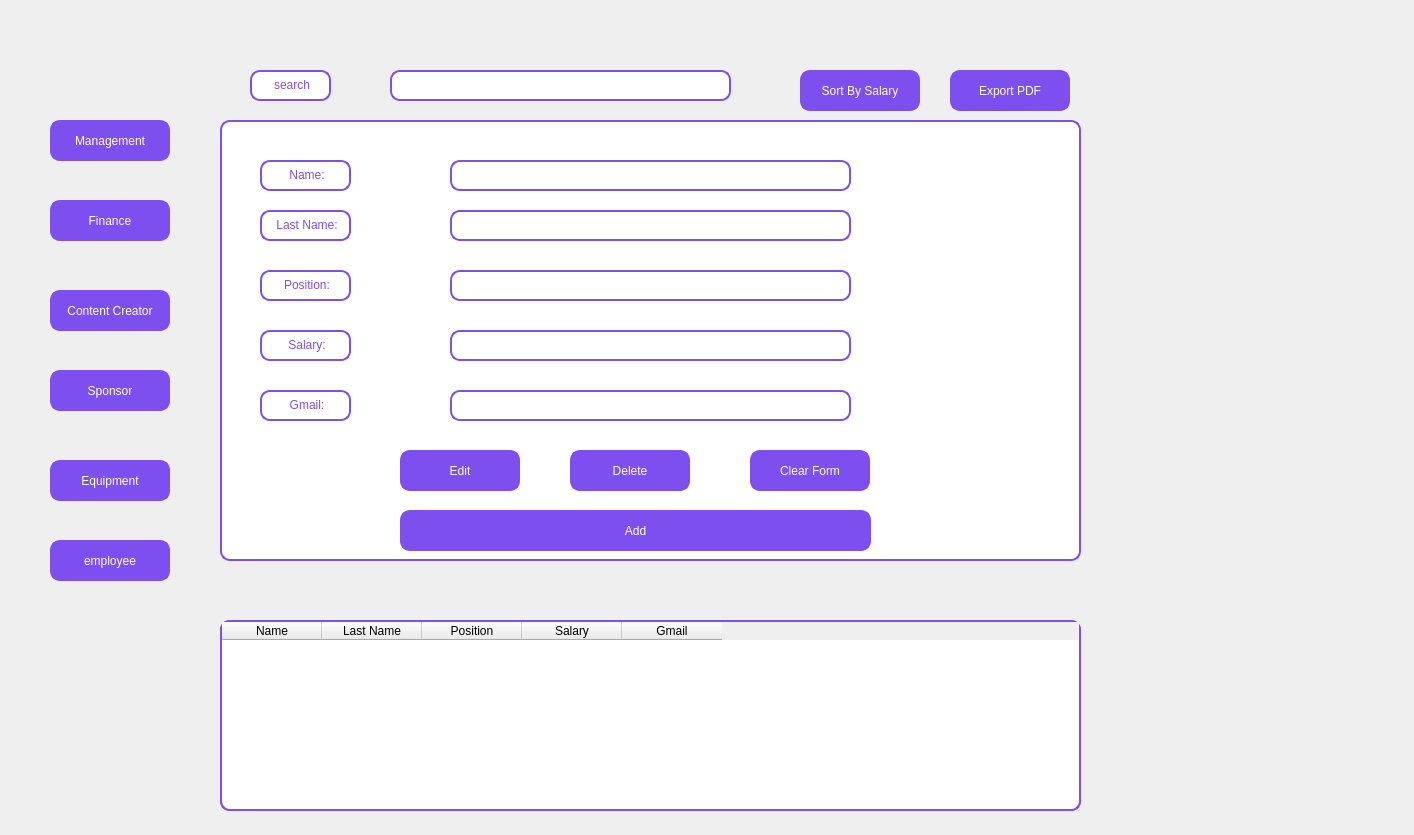
<?xml version="1.0" encoding="UTF-8"?>
<ui version="4.0">
 <class>MainWindow</class>
 <widget class="QMainWindow" name="MainWindow">
  <property name="geometry">
   <rect>
    <x>0</x>
    <y>0</y>
    <width>1414</width>
    <height>835</height>
   </rect>
  </property>
  <property name="windowTitle">
   <string>MainWindow</string>
  </property>
  <widget class="QWidget" name="centralwidget">
   <widget class="QPushButton" name="pushButton1">
    <property name="geometry">
     <rect>
      <x>50</x>
      <y>120</y>
      <width>120</width>
      <height>41</height>
     </rect>
    </property>
    <property name="styleSheet">
     <string notr="true">QPushButton#pushButton1 {
    background-color: #7D4FEE;
    color: #FFFFFF;
    border-radius: 10px;
    padding: 8px;
    min-width: 100px;
    font: 10pt &quot;Arial&quot;;
    border: 2px solid #7D4FEE;
}

QPushButton#pushButton1:hover {
    background-color: #FFFFFF;
    color: #7D4FEE;
    border: 2px solid #7D4FEE;
}
</string>
    </property>
    <property name="text">
     <string>Management</string>
    </property>
   </widget>
   <widget class="QPushButton" name="pushButton_2">
    <property name="geometry">
     <rect>
      <x>50</x>
      <y>200</y>
      <width>120</width>
      <height>41</height>
     </rect>
    </property>
    <property name="styleSheet">
     <string notr="true">QPushButton#pushButton_2 {
    background-color: #7D4FEE;
    color: #FFFFFF;
    border-radius: 10px;
    padding: 8px;
    min-width: 100px;
    font: 10pt &quot;Arial&quot;;
    border: 2px solid #7D4FEE;
}

QPushButton#pushButton_2:hover {
    background-color: #FFFFFF;
    color: #7D4FEE;
    border: 2px solid #7D4FEE;
}
</string>
    </property>
    <property name="text">
     <string>Finance</string>
    </property>
   </widget>
   <widget class="QPushButton" name="pushButton_3">
    <property name="geometry">
     <rect>
      <x>50</x>
      <y>290</y>
      <width>120</width>
      <height>41</height>
     </rect>
    </property>
    <property name="styleSheet">
     <string notr="true">QPushButton#pushButton_3 {
    background-color: #7D4FEE;
    color: #FFFFFF;
    border-radius: 10px;
    padding: 8px;
    min-width: 100px;
    font: 10pt &quot;Arial&quot;;
    border: 2px solid #7D4FEE;
}

QPushButton#pushButton_3:hover {
    background-color: #FFFFFF;
    color: #7D4FEE;
    border: 2px solid #7D4FEE;
}
</string>
    </property>
    <property name="text">
     <string>Content Creator</string>
    </property>
   </widget>
   <widget class="QPushButton" name="pushButton_4">
    <property name="geometry">
     <rect>
      <x>50</x>
      <y>370</y>
      <width>120</width>
      <height>41</height>
     </rect>
    </property>
    <property name="styleSheet">
     <string notr="true">QPushButton#pushButton_4 {
    background-color: #7D4FEE;
    color: #FFFFFF;
    border-radius: 10px;
    padding: 8px;
    min-width: 100px;
    font: 10pt &quot;Arial&quot;;
    border: 2px solid #7D4FEE;
}

QPushButton#pushButton_4:hover {
    background-color: #FFFFFF;
    color: #7D4FEE;
    border: 2px solid #7D4FEE;
}
</string>
    </property>
    <property name="text">
     <string>Sponsor</string>
    </property>
   </widget>
   <widget class="QPushButton" name="pushButton_5">
    <property name="geometry">
     <rect>
      <x>50</x>
      <y>460</y>
      <width>120</width>
      <height>41</height>
     </rect>
    </property>
    <property name="styleSheet">
     <string notr="true">QPushButton#pushButton_5 {
    background-color: #7D4FEE;
    color: #FFFFFF;
    border-radius: 10px;
    padding: 8px;
    min-width: 100px;
    font: 10pt &quot;Arial&quot;;
    border: 2px solid #7D4FEE;
}

QPushButton#pushButton_5:hover {
    background-color: #FFFFFF;
    color: #7D4FEE;
    border: 2px solid #7D4FEE;
}
</string>
    </property>
    <property name="text">
     <string>Equipment</string>
    </property>
   </widget>
   <widget class="QWidget" name="widget" native="true">
    <property name="geometry">
     <rect>
      <x>210</x>
      <y>110</y>
      <width>881</width>
      <height>461</height>
     </rect>
    </property>
    <property name="styleSheet">
     <string notr="true">QWidget#widget {
    background-color: #FFFFFF;
    border: 2px solid #7D4FEE;
    border-radius: 10px;
    font: bold 14pt &quot;Arial&quot;;
    color: #7D4FEE;
    margin: 10px;
}

</string>
    </property>
    <widget class="QLabel" name="label">
     <property name="geometry">
      <rect>
       <x>50</x>
       <y>50</y>
       <width>91</width>
       <height>31</height>
      </rect>
     </property>
     <property name="styleSheet">
      <string notr="true">QLabel#label {
    background-color: #FFFFFF;
    border: 2px solid #7D4FEE;
    border-radius: 10px;
    padding: 6px;
    font: 10pt &quot;Arial&quot;;
    color: #7D4FEE;
}
</string>
     </property>
     <property name="text">
      <string>&lt;html&gt;&lt;head/&gt;&lt;body&gt;&lt;p align=&quot;center&quot;&gt;Name:&lt;/p&gt;&lt;/body&gt;&lt;/html&gt;</string>
     </property>
    </widget>
    <widget class="QLabel" name="label_2">
     <property name="geometry">
      <rect>
       <x>50</x>
       <y>100</y>
       <width>91</width>
       <height>31</height>
      </rect>
     </property>
     <property name="styleSheet">
      <string notr="true">QLabel#label_2 {
    background-color: #FFFFFF;
    border: 2px solid #7D4FEE;
    border-radius: 10px;
    padding: 6px;
    font: 10pt &quot;Arial&quot;;
    color: #7D4FEE;
}


</string>
     </property>
     <property name="text">
      <string>&lt;html&gt;&lt;head/&gt;&lt;body&gt;&lt;p align=&quot;center&quot;&gt;Last Name:&lt;/p&gt;&lt;/body&gt;&lt;/html&gt;</string>
     </property>
    </widget>
    <widget class="QLabel" name="label_3">
     <property name="geometry">
      <rect>
       <x>50</x>
       <y>160</y>
       <width>91</width>
       <height>31</height>
      </rect>
     </property>
     <property name="styleSheet">
      <string notr="true">QLabel#label_3 {
    background-color: #FFFFFF;
    border: 2px solid #7D4FEE;
    border-radius: 10px;
    padding: 6px;
    font: 10pt &quot;Arial&quot;;
    color: #7D4FEE;
}

QLabel#label_3:hover {
    background-color: #F5F5FF;
    color: #7D4FEE;
}

QLabel#label_3:disabled {
    background-color: #F0F0F0;
    color: #AAAAAA;
    border: 2px solid #CCCCCC;
}
</string>
     </property>
     <property name="text">
      <string>&lt;html&gt;&lt;head/&gt;&lt;body&gt;&lt;p align=&quot;center&quot;&gt;Position:&lt;/p&gt;&lt;/body&gt;&lt;/html&gt;</string>
     </property>
    </widget>
    <widget class="QLabel" name="label_4">
     <property name="geometry">
      <rect>
       <x>50</x>
       <y>220</y>
       <width>91</width>
       <height>31</height>
      </rect>
     </property>
     <property name="styleSheet">
      <string notr="true">QLabel#label_4 {
    background-color: #FFFFFF;
    border: 2px solid #7D4FEE;
    border-radius: 10px;
    padding: 6px;
    font: 10pt &quot;Arial&quot;;
    color: #7D4FEE;
}

QLabel#label_4:hover {
    background-color: #F5F5FF;
    color: #7D4FEE;
}

QLabel#label_4:disabled {
    background-color: #F0F0F0;
    color: #AAAAAA;
    border: 2px solid #CCCCCC;
}
</string>
     </property>
     <property name="text">
      <string>&lt;html&gt;&lt;head/&gt;&lt;body&gt;&lt;p align=&quot;center&quot;&gt;Salary:&lt;/p&gt;&lt;/body&gt;&lt;/html&gt;</string>
     </property>
    </widget>
    <widget class="QLabel" name="label_5">
     <property name="geometry">
      <rect>
       <x>50</x>
       <y>280</y>
       <width>91</width>
       <height>31</height>
      </rect>
     </property>
     <property name="styleSheet">
      <string notr="true">QLabel#label_5 {
    background-color: #FFFFFF;
    border: 2px solid #7D4FEE;
    border-radius: 10px;
    padding: 6px;
    font: 10pt &quot;Arial&quot;;
    color: #7D4FEE;
}

QLabel#label_5:hover {
    background-color: #F5F5FF;
    color: #7D4FEE;
}

QLabel#label_5:disabled {
    background-color: #F0F0F0;
    color: #AAAAAA;
    border: 2px solid #CCCCCC;
}
</string>
     </property>
     <property name="text">
      <string>&lt;html&gt;&lt;head/&gt;&lt;body&gt;&lt;p align=&quot;center&quot;&gt;Gmail:&lt;/p&gt;&lt;/body&gt;&lt;/html&gt;</string>
     </property>
    </widget>
    <widget class="QLineEdit" name="lineEdit">
     <property name="geometry">
      <rect>
       <x>240</x>
       <y>50</y>
       <width>401</width>
       <height>31</height>
      </rect>
     </property>
     <property name="styleSheet">
      <string notr="true">QLineEdit#lineEdit {
    background-color: #FFFFFF;
    border: 2px solid #7D4FEE;
    border-radius: 10px;
    padding: 6px;
    font: 10pt &quot;Arial&quot;;
    color: #7D4FEE;
}

QLineEdit#lineEdit:focus {
    border: 2px solid #5A2BE2; /* darker purple when focused */
}

QLineEdit#lineEdit:disabled {
    background-color: #F0F0F0;
    color: #AAAAAA;
    border: 2px solid #CCCCCC;
}
</string>
     </property>
    </widget>
    <widget class="QLineEdit" name="lineEdit_2">
     <property name="geometry">
      <rect>
       <x>240</x>
       <y>100</y>
       <width>401</width>
       <height>31</height>
      </rect>
     </property>
     <property name="styleSheet">
      <string notr="true">QLineEdit#lineEdit_2 {
    background-color: #FFFFFF;
    border: 2px solid #7D4FEE;
    border-radius: 10px;
    padding: 6px;
    font: 10pt &quot;Arial&quot;;
    color: #7D4FEE;
}

QLineEdit#lineEdit_2:focus {
    border: 2px solid #5A2BE2; /* darker purple when focused */
}

QLineEdit#lineEdit_2:disabled {
    background-color: #F0F0F0;
    color: #AAAAAA;
    border: 2px solid #CCCCCC;
}
</string>
     </property>
    </widget>
    <widget class="QLineEdit" name="lineEdit_3">
     <property name="geometry">
      <rect>
       <x>240</x>
       <y>160</y>
       <width>401</width>
       <height>31</height>
      </rect>
     </property>
     <property name="styleSheet">
      <string notr="true">QLineEdit#lineEdit_3 {
    background-color: #FFFFFF;
    border: 2px solid #7D4FEE;
    border-radius: 10px;
    padding: 6px;
    font: 10pt &quot;Arial&quot;;
    color: #7D4FEE;
}

QLineEdit#lineEdit_3:focus {
    border: 2px solid #5A2BE2; /* darker purple when focused */
}

QLineEdit#lineEdit_3:disabled {
    background-color: #F0F0F0;
    color: #AAAAAA;
    border: 2px solid #CCCCCC;
}
</string>
     </property>
    </widget>
    <widget class="QLineEdit" name="lineEdit_4">
     <property name="geometry">
      <rect>
       <x>240</x>
       <y>220</y>
       <width>401</width>
       <height>31</height>
      </rect>
     </property>
     <property name="styleSheet">
      <string notr="true">QLineEdit#lineEdit_4 {
    background-color: #FFFFFF;
    border: 2px solid #7D4FEE;
    border-radius: 10px;
    padding: 6px;
    font: 10pt &quot;Arial&quot;;
    color: #7D4FEE;
}

QLineEdit#lineEdit_4:focus {
    border: 2px solid #5A2BE2; /* darker purple when focused */
}

QLineEdit#lineEdit_4:disabled {
    background-color: #F0F0F0;
    color: #AAAAAA;
    border: 2px solid #CCCCCC;
}
</string>
     </property>
    </widget>
    <widget class="QLineEdit" name="lineEdit_5">
     <property name="geometry">
      <rect>
       <x>240</x>
       <y>280</y>
       <width>401</width>
       <height>31</height>
      </rect>
     </property>
     <property name="styleSheet">
      <string notr="true">QLineEdit#lineEdit_5 {
    background-color: #FFFFFF;
    border: 2px solid #7D4FEE;
    border-radius: 10px;
    padding: 6px;
    font: 10pt &quot;Arial&quot;;
    color: #7D4FEE;
}

QLineEdit#lineEdit_5:focus {
    border: 2px solid #5A2BE2; /* darker purple when focused */
}

QLineEdit#lineEdit_5:disabled {
    background-color: #F0F0F0;
    color: #AAAAAA;
    border: 2px solid #CCCCCC;
}
</string>
     </property>
    </widget>
    <widget class="QPushButton" name="pushButton_6">
     <property name="geometry">
      <rect>
       <x>190</x>
       <y>340</y>
       <width>120</width>
       <height>41</height>
      </rect>
     </property>
     <property name="styleSheet">
      <string notr="true">QPushButton#pushButton_6 {
    background-color: #7D4FEE;
    color: #FFFFFF;
    border-radius: 10px;
    padding: 8px;
    min-width: 100px;
    font: 10pt &quot;Arial&quot;;
    border: 2px solid #7D4FEE;
}

QPushButton#pushButton_6:hover {
    background-color: #FFFFFF;
    color: #7D4FEE;
    border: 2px solid #7D4FEE;
}
</string>
     </property>
     <property name="text">
      <string>Edit</string>
     </property>
    </widget>
    <widget class="QPushButton" name="pushButton_7">
     <property name="geometry">
      <rect>
       <x>360</x>
       <y>340</y>
       <width>120</width>
       <height>41</height>
      </rect>
     </property>
     <property name="styleSheet">
      <string notr="true">QPushButton#pushButton_7 {
    background-color: #7D4FEE;
    color: #FFFFFF;
    border-radius: 10px;
    padding: 8px;
    min-width: 100px;
    font: 10pt &quot;Arial&quot;;
    border: 2px solid #7D4FEE;
}

QPushButton#pushButton_7:hover {
    background-color: #FFFFFF;
    color: #7D4FEE;
    border: 2px solid #7D4FEE;
}
</string>
     </property>
     <property name="text">
      <string>Delete</string>
     </property>
    </widget>
    <widget class="QPushButton" name="pushButton_8">
     <property name="geometry">
      <rect>
       <x>540</x>
       <y>340</y>
       <width>120</width>
       <height>41</height>
      </rect>
     </property>
     <property name="styleSheet">
      <string notr="true">QPushButton#pushButton_8 {
    background-color: #7D4FEE;
    color: #FFFFFF;
    border-radius: 10px;
    padding: 8px;
    min-width: 100px;
    font: 10pt &quot;Arial&quot;;
    border: 2px solid #7D4FEE;
}

QPushButton#pushButton_8:hover {
    background-color: #FFFFFF;
    color: #7D4FEE;
    border: 2px solid #7D4FEE;
}
</string>
     </property>
     <property name="text">
      <string>Clear Form</string>
     </property>
    </widget>
    <widget class="QPushButton" name="pushButton_9">
     <property name="geometry">
      <rect>
       <x>190</x>
       <y>400</y>
       <width>471</width>
       <height>41</height>
      </rect>
     </property>
     <property name="styleSheet">
      <string notr="true">QPushButton#pushButton_9 {
    background-color: #7D4FEE;
    color: #FFFFFF;
    border-radius: 10px;
    padding: 8px;
    min-width: 100px;
    font: 10pt &quot;Arial&quot;;
    border: 2px solid #7D4FEE;
}

QPushButton#pushButton_9:hover {
    background-color: #FFFFFF;
    color: #7D4FEE;
    border: 2px solid #7D4FEE;
}
</string>
     </property>
     <property name="text">
      <string>Add</string>
     </property>
    </widget>
   </widget>
   <widget class="QPushButton" name="pushButton">
    <property name="geometry">
     <rect>
      <x>50</x>
      <y>540</y>
      <width>120</width>
      <height>41</height>
     </rect>
    </property>
    <property name="styleSheet">
     <string notr="true">QPushButton#pushButton {
    background-color: #7D4FEE;
    color: #FFFFFF;
    border-radius: 10px;
    padding: 8px;
    min-width: 100px;
    font: 10pt &quot;Arial&quot;;
    border: 2px solid #7D4FEE;
}

QPushButton#pushButton:hover {
    background-color: #FFFFFF;
    color: #7D4FEE;
    border: 2px solid #7D4FEE;
}
</string>
    </property>
    <property name="text">
     <string>employee</string>
    </property>
   </widget>
   <widget class="QLabel" name="label_6">
    <property name="geometry">
     <rect>
      <x>250</x>
      <y>70</y>
      <width>81</width>
      <height>31</height>
     </rect>
    </property>
    <property name="styleSheet">
     <string notr="true">QLabel#label_6 {
    background-color: #FFFFFF;
    border: 2px solid #7D4FEE;
    border-radius: 10px;
    padding: 6px;
    font: 10pt &quot;Arial&quot;;
    color: #7D4FEE;
}</string>
    </property>
    <property name="text">
     <string>&lt;html&gt;&lt;head/&gt;&lt;body&gt;&lt;p align=&quot;center&quot;&gt;search&lt;/p&gt;&lt;/body&gt;&lt;/html&gt;</string>
    </property>
   </widget>
   <widget class="QLineEdit" name="lineEdit_6">
    <property name="geometry">
     <rect>
      <x>390</x>
      <y>70</y>
      <width>341</width>
      <height>31</height>
     </rect>
    </property>
    <property name="styleSheet">
     <string notr="true">QLineEdit#lineEdit_6 {
    background-color: #FFFFFF;
    border: 2px solid #7D4FEE;
    border-radius: 10px;
    padding: 6px;
    font: 10pt &quot;Arial&quot;;
    color: #7D4FEE;
}

QLineEdit#lineEdit_6:focus {
    border: 2px solid #5A2BE2; /* darker purple when focused */
}

QLineEdit#lineEdit_6:disabled {
    background-color: #F0F0F0;
    color: #AAAAAA;
    border: 2px solid #CCCCCC;
}
</string>
    </property>
   </widget>
   <widget class="QPushButton" name="pushButton_10">
    <property name="geometry">
     <rect>
      <x>800</x>
      <y>70</y>
      <width>120</width>
      <height>41</height>
     </rect>
    </property>
    <property name="styleSheet">
     <string notr="true">QPushButton#pushButton_10 {
    background-color: #7D4FEE;
    color: #FFFFFF;
    border-radius: 10px;
    padding: 8px;
    min-width: 100px;
    font: 10pt &quot;Arial&quot;;
    border: 2px solid #7D4FEE;
}

QPushButton#pushButton_10:hover {
    background-color: #FFFFFF;
    color: #7D4FEE;
    border: 2px solid #7D4FEE;
}</string>
    </property>
    <property name="text">
     <string>Sort By Salary</string>
    </property>
   </widget>
   <widget class="QPushButton" name="pushButton_11">
    <property name="geometry">
     <rect>
      <x>950</x>
      <y>70</y>
      <width>120</width>
      <height>41</height>
     </rect>
    </property>
    <property name="styleSheet">
     <string notr="true">QPushButton#pushButton_11 {
    background-color: #7D4FEE;
    color: #FFFFFF;
    border-radius: 10px;
    padding: 8px;
    min-width: 100px;
    font: 10pt &quot;Arial&quot;;
    border: 2px solid #7D4FEE;
}

QPushButton#pushButton_11:hover {
    background-color: #FFFFFF;
    color: #7D4FEE;
    border: 2px solid #7D4FEE;
}</string>
    </property>
    <property name="text">
     <string>Export PDF</string>
    </property>
   </widget>
   <widget class="QWidget" name="widget_2" native="true">
    <property name="geometry">
     <rect>
      <x>210</x>
      <y>610</y>
      <width>881</width>
      <height>211</height>
     </rect>
    </property>
    <property name="styleSheet">
     <string notr="true">QWidget#widget_2 {
    background-color: #FFFFFF;
    border: 2px solid #7D4FEE;
    border-radius: 10px;
    font: bold 14pt &quot;Arial&quot;;
    color: #7D4FEE;
    margin: 10px;
}</string>
    </property>
    <widget class="QTableWidget" name="tableWidget">
     <property name="geometry">
      <rect>
       <x>10</x>
       <y>10</y>
       <width>861</width>
       <height>191</height>
      </rect>
     </property>
     <property name="styleSheet">
      <string notr="true">QTableWidget#tableWidget {
    background-color: #FFFFFF;
    border: 2px solid #7D4FEE;
    border-radius: 10px;
    gridline-color: #7D4FEE;
    font: 10pt &quot;Arial&quot;;
    color: #7D4FEE;
}
</string>
     </property>
     <column>
      <property name="text">
       <string>Name</string>
      </property>
     </column>
     <column>
      <property name="text">
       <string>Last Name</string>
      </property>
     </column>
     <column>
      <property name="text">
       <string>Position</string>
      </property>
     </column>
     <column>
      <property name="text">
       <string>Salary</string>
      </property>
     </column>
     <column>
      <property name="text">
       <string>Gmail</string>
      </property>
     </column>
    </widget>
   </widget>
  </widget>
 </widget>
 <resources/>
 <connections/>
</ui>
